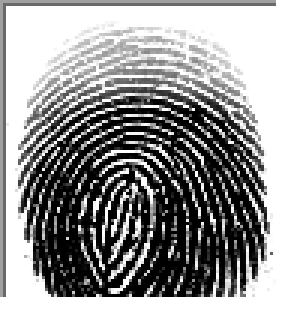
#> input picture Left_index_finger.BMP, 96 x 103 px, found by its file name (shown 3 times larger)
$ jupyter execute 'Fingerprint feature extraction and matching.ipynb'   (shell and % lines are left out)
#> lines starting #> are read from the running program, lines starting #| are printed output that depends on the picture; after the words box and inside, x2 and y2 are one past the last pixel; in counts of white or black regions, pixels touching at a corner belong together
# Fingerprint Feature Extraction and Matching

A biometrics system uses computer technology to identify people based on physical characteristics such as fingerprint.

Biometrics in general is a science that applied statistical and mathematical methods to data analysis problems in the biological sciences.

### In this project, I worked on fingerprint dataset and apply some operations to extract useful information.

#### Prepare the environment and import libraries

[cell 1]
import numpy as np
import pandas as pd
import imageio
import cv2
import matplotlib.pyplot as plt

#### Display random images from data

[cell 2]
img1 = imageio.imread('D:\Biometrics Project\SOCOFing\Real\sample\Left_index_finger.BMP')
#> img1 is the input picture: shape (103, 96, 4); mean R, G, B, A 125.1, 125.1, 125.1, 234.9
img2 = imageio.imread('D:\Biometrics Project\SOCOFing\Real\sample\Left_little_finger.BMP')
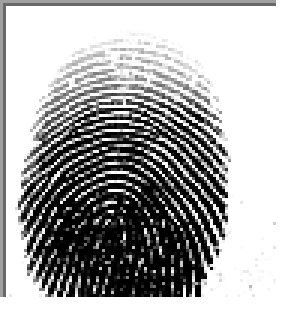
#> input picture Left_little_finger.BMP, 96 x 103 px, found by its file name (shown 3 times larger)
#> img2 is the input picture: shape (103, 96, 4); mean R, G, B, A 148, 148, 148, 234.9
img3 = imageio.imread('D:\Biometrics Project\SOCOFing\Real\sample\Left_middle_finger.BMP')
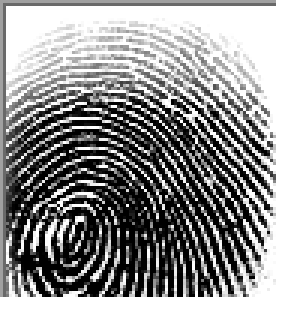
#> input picture Left_middle_finger.BMP, 96 x 103 px, found by its file name (shown 3 times larger)
#> img3 is the input picture: shape (103, 96, 4); mean R, G, B, A 121.3, 121.3, 121.3, 234.9

fig, axes = plt.subplots(1,3,figsize = (12,12));
axes[0].imshow(img1);
axes[1].imshow(img2);
axes[2].imshow(img3);
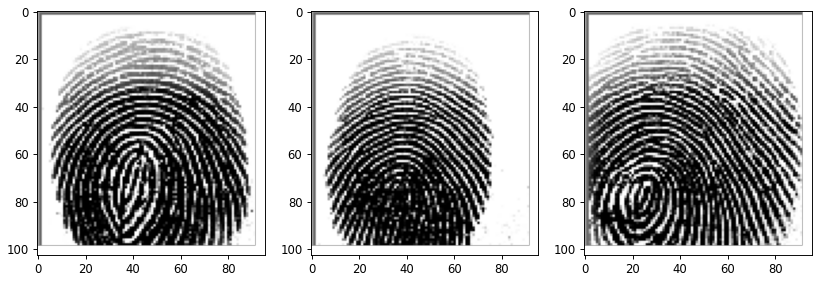
#> figure drawn by matplotlib, 3 panels

## Image Processing

#### We will perform some operations on an image (Left_index_finger) to extract some useful information from it

#### Convert image to gray scale

[cell 3]
originalimg = imageio.imread('D:\Biometrics Project\SOCOFing\Real\sample\Left_index_finger.BMP')
grayimg = cv2.cvtColor(originalimg, cv2.IMREAD_GRAYSCALE)

fig, axes = plt.subplots(1,2,figsize = (12,12));
axes[0].imshow(originalimg);
axes[1].imshow(grayimg);
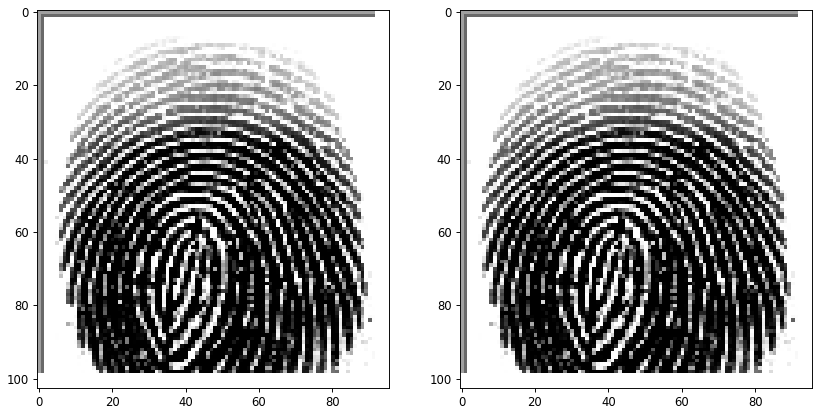
#> figure drawn by matplotlib, 2 panels

#### Image filtering
Perform useful functions, such as noise removal and image enhancement.

[cell 4]
# apply gaussian filter
gaussian_blur = cv2.GaussianBlur(grayimg, (1,1), 0)

fig, axes = plt.subplots(1,2,figsize = (12,12));
axes[0].imshow(grayimg);
axes[1].imshow(gaussian_blur);

[cell 5]
# apply median filter which computes the median of all the pixels under the kernel window
# and the central pixel is replaced with this median value.

median_blur = cv2.medianBlur(grayimg,1)

fig, axes = plt.subplots(1,3,figsize = (12,12));
axes[0].imshow(grayimg);
axes[1].imshow(median_blur);
axes[2].imshow(gaussian_blur);

## Feature Extraction

Feature Is an interesting part of an image, and are used as a starting point for many computer vision algorithms.

So, we need feature detection befor extraction to know these interesting points which distinguish the image like:

### 1- Edges:
       Local changes of intensity which occur on the boundary between two different regions in an image.
       Helps in extracting information and recognizing objects.

[cell 6]
# edge detection using canny detector
edges = cv2.Canny(originalimg,100,200)
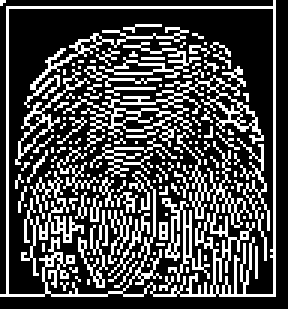
#> edges: shape (103, 96) (shown 3 times larger); 28.7% white in thin lines or dots

fig, axes = plt.subplots(1,2,figsize = (12,12));
axes[0].imshow(originalimg,cmap = 'gray');
plt.title('Original Image')
axes[1].imshow(edges,cmap = 'gray');
plt.title('Edge Image')

### 2- Corners:
          Regions in images which have maximum variation when moved in all regions around it.

[cell 7]
# apply Shi-Tomasi corner detection
img = cv2.imread('D:\Biometrics Project\SOCOFing\Real\sample\Left_index_finger.BMP')
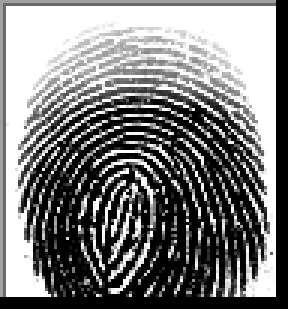
#> img: shape (103, 96, 3) (shown 3 times larger); min 0, max 255, mean 125.1
gray = cv2.cvtColor(img,cv2.COLOR_BGR2GRAY)
corners = cv2.goodFeaturesToTrack(gray,25,0.01,10)
#> corners = 25 rows, first 8: [91, 98], [81, 97], [44, 61], [30, 76], [36, 96], [15, 97], [70, 98], [44, 78]
corners = np.int0(corners)

for i in corners:
    x,y = i.ravel()
    cv2.circle(img,(x,y),3,(255,0,0),-1)
#> this loop made 25 passes
#> (x, y) on passes 1 to 12: (91, 98), (81, 97), (44, 61), (30, 76), (36, 96), (15, 97), (70, 98), (44, 78), (7, 70), (33, 64), (90, 2), (2, 97)
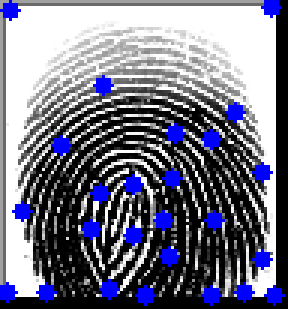
#> img: shape (103, 96, 3) (shown 3 times larger); 7.31% of pixels changed, all inside (x1, y1, x2, y2) = (0, 0, 95, 102)

cv2.imshow('img',img)
cv2.waitKey(0)
cv2.destroyAllWindows()

[cell 8]
# BRIEF is a faster method feature descriptor only, so we need to apply detector firstly
img = cv2.imread('D:\Biometrics Project\SOCOFing\Real\sample\Left_index_finger.BMP', cv2.IMREAD_GRAYSCALE)
#> img: shape (103, 96); min 0, max 255, mean 125.1
# Initiate STAR detector
star = cv2.xfeatures2d.StarDetector_create()
# find the keypoints with STAR
kp = star.detect(img,None)
#> kp = ()

# Initiate BRIEF extractor
brief = cv2.xfeatures2d.BriefDescriptorExtractor_create()
# compute the descriptors with BRIEF
kp, des = brief.compute(img, kp)
img2=cv2.drawKeypoints(img,kp,None)
#> img2: shape (103, 96, 3)
cv2.imshow('brief',img2);
cv2.waitKey(0)
cv2.destroyAllWindows()

[cell 9]
# ORB is basically a fusion of FAST keypoint detector and BRIEF descriptor with many modifications to enhance the performance
img = cv2.imread('D:\Biometrics Project\SOCOFing\Real\sample\Left_index_finger.BMP', cv2.IMREAD_GRAYSCALE)
# Initiate STAR detector
orb = cv2.ORB_create(20)
kp = orb.detect(img, None)
#> kp = 10 keypoints; (x, y, size): (32, 67, 31), (47, 60, 37.2), (52, 59, 31), (34, 57, 31), (60, 46, 31), (48, 54, 37.2), (53, 48, 37.2), (53, 60, 37.2), (46, 53, 44.6), (45, 45, 44.6)

# compute the descriptors with ORB
des = orb.compute(img, kp)
# draw only keypoints location,not size and orientation
img2 = cv2.drawKeypoints(img,kp,None,color=(255,0,0))
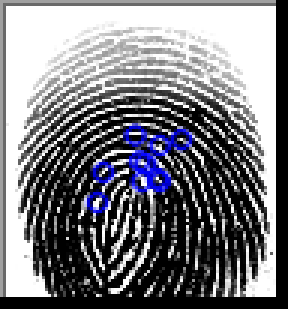
#> img2: shape (103, 96, 3) (shown 3 times larger); mean of channels 0, 1, 2 128.9, 123.7, 123.7; drawn as B, G, R
cv2.imshow('ORB',img2)
cv2.waitKey(0)
cv2.destroyAllWindows()

### After we extracted some features through edge detection and corner detection and description

## Let's match between the real image and an altered image!

Altered image was synthetically altered version with central rotation.

[cell 10]
# read the real fingerprint and the altered fingerprint with central rotation
realimg = imageio.imread('D:\Biometrics Project\SOCOFing\Real\sample\Left_index_finger.BMP')
alteredimg = imageio.imread('D:\Biometrics Project\SOCOFing\Real\Sample\Left_index_finger_CR.BMP')
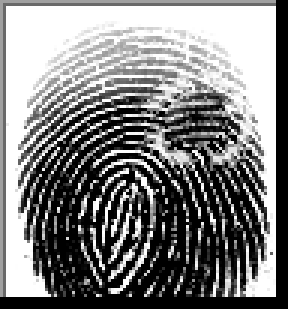
#> input picture Left_index_finger_CR.BMP, 96 x 103 px, found by its file name (shown 3 times larger)
#> alteredimg is the input picture: shape (103, 96); min 0, max 255, mean 128.5

# create the detector
orb = cv2.ORB_create()

# detect keypoints and descriptors of the both images
kp1,des1 = orb.detectAndCompute(realimg, None)
#> kp1 = 126 keypoints; strongest (x, y, size): (46, 58, 31), (41, 61, 31), (44, 63, 31), (48, 61, 31)
kp2,des2 = orb.detectAndCompute(alteredimg, None)
#> kp2 has the same summary as kp1

# create brute-force matcher
bf = cv2.BFMatcher(cv2.NORM_HAMMING, crossCheck=True)

# find matches between the two images
matches = bf.match(des1, des2)
#> matches = 53 matches

# sort matches according to their distances
matches = sorted(matches, key=lambda x:x.distance)

# draw first 20 matches
result = cv2.drawMatches(realimg, kp1, alteredimg, kp2, matches[:20], None, flags=2)
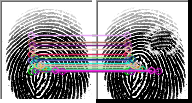
#> result: shape (103, 192, 4); mean R, G, B, A 135.7, 132.4, 135.5, 245.9; transparent parts drawn white

# show images
fig, axes = plt.subplots(1,2,figsize = (12,12));
axes[0].imshow(realimg);
axes[1].imshow(result);
